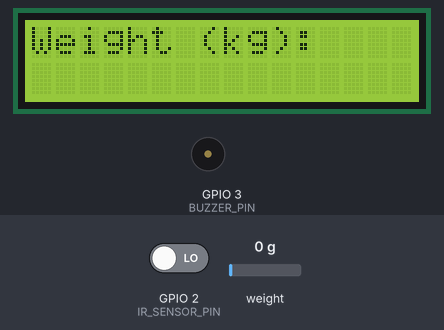
This sketch was run on a simulated ESP8266 (NodeMCU). On the bench: 16×2 character LCD, buzzer (waves = sounding, pin HIGH). Inputs (shaded band) come from the test bench; at power-on: GPIO 2 (IR_SENSOR_PIN) LOW, weight on the scale 0 g. WiFi joins after 1.5 s; servers stay silent unless stated; what the sketch prints to the serial monitor is not drawn.

Above: at 5.2 s.
5.3 s: GPIO 2 (IR_SENSOR_PIN) driven HIGH
At 6.5 s:
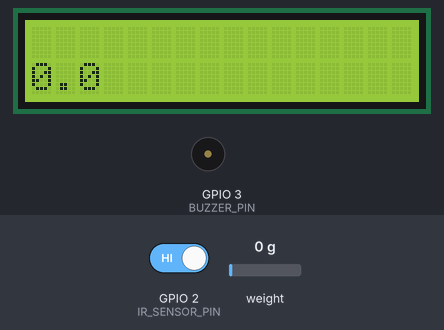
7.0 s: weight on the scale set to 545 g
At 8.3 s:
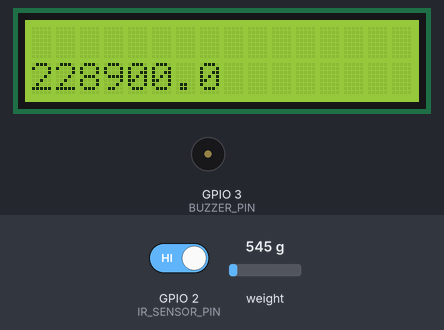
8.6 s: weight on the scale set to 661 g
At 9.1 s:
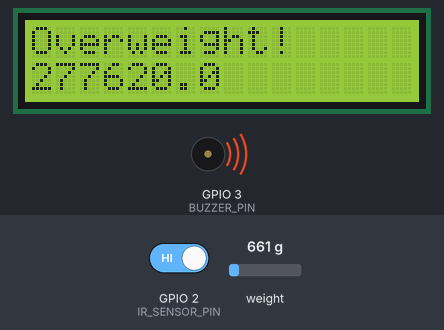
10.2 s: weight on the scale set to 100 g
At 11.8 s:
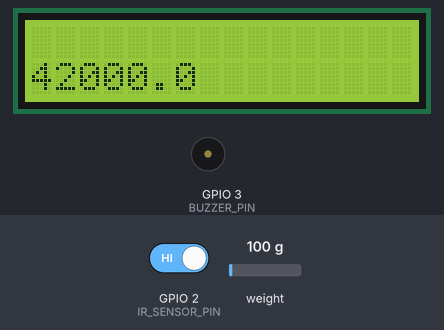
Timing chart, 0 to 12.9 s (numbered marks = the images above; inputs shaded):
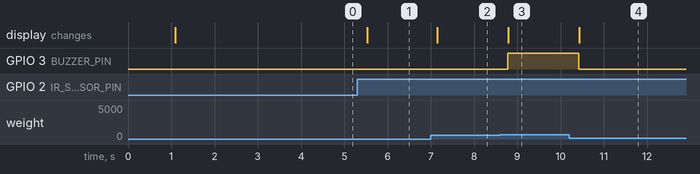

The sketch:

final_code__11.ino
```cpp
#include <Arduino.h>
#include <Wire.h>
#include <LiquidCrystal_I2C.h>
#include "HX711.h"
#include <ESP8266WiFi.h>
#include <ESP8266WebServer.h>

const char *ssid = "project12345";
const char *password = "project12345";

const int LOADCELL_DOUT_PIN = 12;
const int LOADCELL_SCK_PIN = 13;
const int IR_SENSOR_PIN = 2;
const int BUZZER_PIN = 3;

const float OVERWEIGHT_THRESHOLD = 250000.0;

HX711 scale;

LiquidCrystal_I2C lcd(0x27, 16, 2);

ESP8266WebServer server(80);

String vehicleNumber = "";
String driverName = "";

void setup()
{
    Serial.begin(115200);
    Serial.println("HX711 Demo");
    Serial.println("Initializing the scale");

    scale.begin(LOADCELL_DOUT_PIN, LOADCELL_SCK_PIN);

    pinMode(IR_SENSOR_PIN, INPUT);
    pinMode(BUZZER_PIN, OUTPUT);

    lcd.begin();
    lcd.backlight();

    lcd.print("Initializing...");
    delay(1000);
    lcd.clear();

    lcd.print("Weight (kg):");

    scale.set_scale();
    scale.tare();

    WiFi.begin(ssid, password);
    Serial.println("Connecting to WiFi");
    while (WiFi.status() != WL_CONNECTED)
    {
        delay(1000);
        Serial.println("Connecting...");
    }
    Serial.println("Connected to WiFi");
    Serial.print("IP Address: ");
    Serial.println(WiFi.localIP());

    server.on("/", HTTP_GET, []() {
        String page = "<!DOCTYPE html><html lang='en'><head><meta charset='UTF-8'><meta name='viewport' content='width=device-width, initial-scale=1.0'><title>Scale Dashboard</title><link rel='stylesheet' href='https://maxcdn.bootstrapcdn.com/bootstrap/4.5.2/css/bootstrap.min.css'></head><body><div class='container'><h1 class='mt-5'>Scale Dashboard</h1><div class='row'><div class='col-md-6'><p>Weight (kg): <span id='weight'></span></p><p id='message'></p><form id='vehicleForm'><div class='form-group'><label for='vehicleNumber'>Enter Vehicle Number:</label><input type='text' class='form-control' id='vehicleNumber' oninput='fetchOwnerName()'></div><div class='form-group'><label for='driverName'>Driver Name:</label><span id='driverName'></span></div><button type='button' class='btn btn-primary' onclick='window.print();'>Print</button></form></div></div></div><script>const owners = [{ driver: 'Mathi prakash.K', vehicleNumber: 'TN 38 N 6789' },{ driver: 'Madesh N', vehicleNumber: 'TN 38 M 6564' },{ driver: 'NANDHITHA N', vehicleNumber: 'TN 38 H 3456' }];setInterval(function () {fetch('/weight').then(response => response.json()).then(data => document.getElementById('weight').textContent = data.weight);}, 1000);setInterval(function () {fetch('/message').then(response => response.text()).then(data => {document.getElementById('message').textContent = data;if (data === 'Overweight! Fine bill printed.') {document.body.style.backgroundColor = 'white';}});}, 1000);function fetchOwnerName() {var vehicle = document.getElementById('vehicleNumber').value;var owner = owners.find(o => o.vehicleNumber === vehicle);if (owner) {document.getElementById('driverName').textContent = 'Driver Name: ' + owner.driver + ' | Vehicle Number: ' + owner.vehicleNumber;} else {document.getElementById('driverName').textContent = 'Driver not found';}}</script></body></html>";
        server.send(200, "text/html", page);
    });

    server.on("/weight", HTTP_GET, []() {
        float reading = scale.get_units();
        server.send(200, "application/json", "{\"weight\":" + String(reading, 1) + "}");
    });

    server.on("/message", HTTP_GET, []() {
        float weight = scale.get_units();
        if (weight > OVERWEIGHT_THRESHOLD)
        {
            digitalWrite(BUZZER_PIN, HIGH);
            server.send(200, "text/plain", "Overweight! Fine is 100RS.");
        }
        else
        {
            digitalWrite(BUZZER_PIN, LOW);
            server.send(200, "text/plain", "");
        }
    });
    server.on("/vehicle", HTTP_GET, []() {
        server.send(400, "text/plain", "Invalid vehicle number");
    });

    server.on("/vehicle/", HTTP_GET, []() {
        String vehicle = server.arg(0);
        if (vehicle == "TN 38 N 6789")
        {
            server.send(200, "text/plain", "Mathi prakash.K");
        }
        else if (vehicle == "TN 38 M 6564")
        {
            server.send(200, "text/plain", "Madesh N");
        }
        else if (vehicle == "TN 38 H 3456")
        {
            server.send(200, "text/plain", "NANDHITHA N");
        }
        else
        {
            server.send(404, "text/plain", "Vehicle number not found");
        }
    });

    server.begin();
}

void loop()
{
    server.handleClient();
    bool irBlocked = digitalRead(IR_SENSOR_PIN) == HIGH;

    if (irBlocked)
    {
        float reading = scale.get_units();

        Serial.print("Reading:\t");
        Serial.println(reading, 1);
        lcd.setCursor(0, 1);
        lcd.print("                ");
        lcd.setCursor(0, 1);
        lcd.print(reading, 1);

        if (reading > OVERWEIGHT_THRESHOLD)
        {
            digitalWrite(BUZZER_PIN, HIGH);
            server.send(200, "text/plain", "Overweight! Fine bill printed.");
            lcd.setCursor(0, 0);
            lcd.print("Overweight!");
        }
        else
        {
            digitalWrite(BUZZER_PIN, LOW);
            server.send(200, "text/plain", "");
            lcd.setCursor(0, 0);
            lcd.print("            ");
        }
    }

    delay(100);
}
```

Measured:
- the behaviour switches between 595 and 596 g on weight on the scale (found by bisection; images 2 and 3)
- after the input at 5.3 s, the display: changes after 0.23 s (image 1)
- after the input at 7.0 s, the display: changes after 0.15 s (image 2)
- after the input at 8.6 s, GPIO 3 (BUZZER_PIN): LOW → HIGH after 0.18 s; the display: changes after 0.20 s (image 3)
- after the input at 10.2 s, GPIO 3 (BUZZER_PIN): HIGH → LOW after 0.23 s; the display: changes after 0.24 s (image 4)
